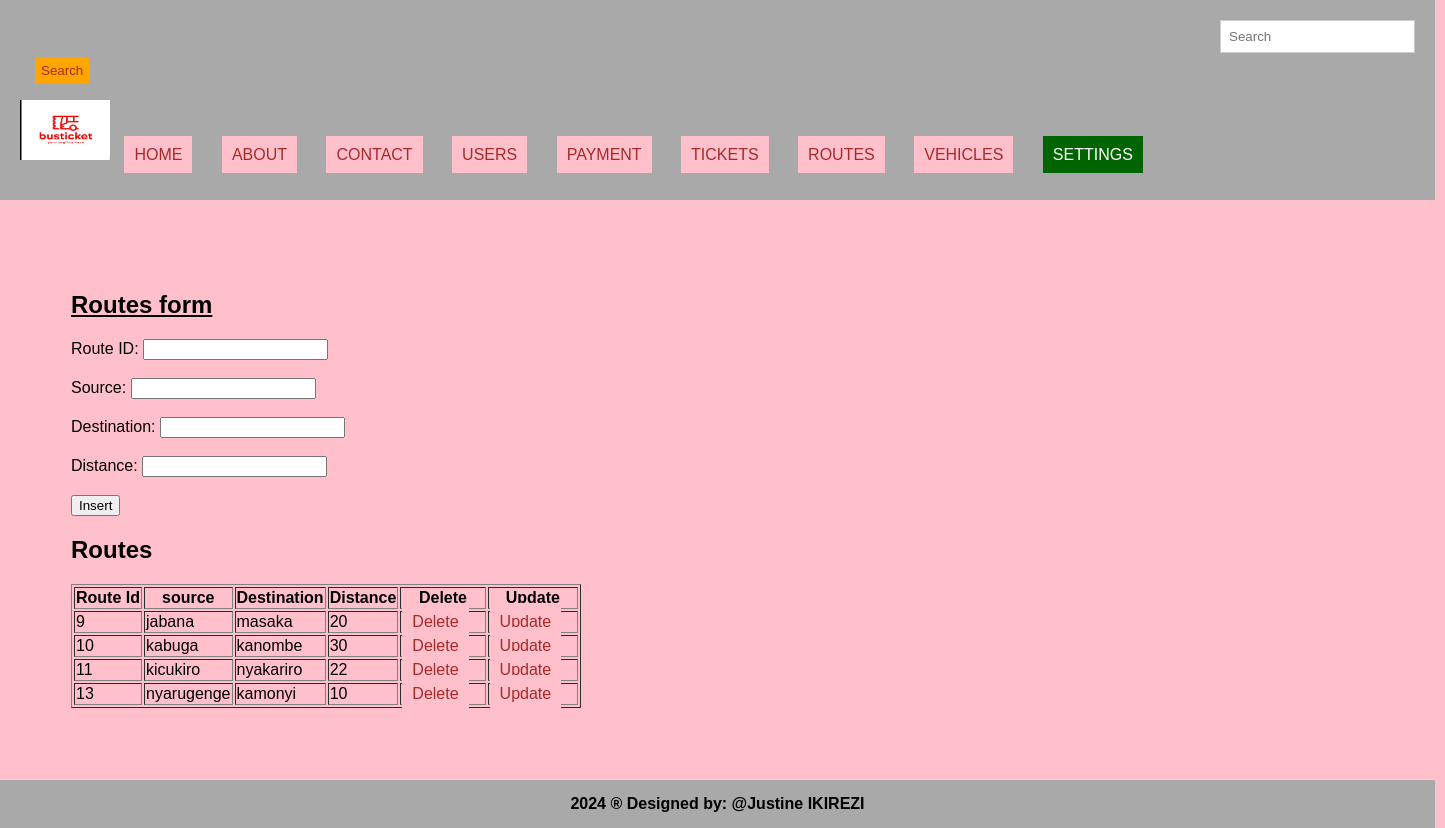
Page /routes.php on the committed database.
### tables this page shows
CREATE TABLE `routes` (
  `route_id` int(11) NOT NULL,
  `source` varchar(100) NOT NULL,
  `destination` varchar(100) NOT NULL,
  `distance` float NOT NULL
);

### routes.php (the view, shortened to what this page needs)
<!DOCTYPE html>
<html lang="en">
<head>
  <link rel="stylesheet" type="text/css" href="style.css" title="style 1" media="screen, tv, projection, handheld, print"/>
</head>
<body bgcolor="pink">
<header>
  <form class="d-flex" role="search" action="search.php">
    <input class="form-control me-2" type="search" placeholder="Search" aria-label="Search">
    <button class="btn btn-outline-success" type="submit">Search</button>
  </form>
  <ul style="list-style-type: none; padding: 0;">
    <li style="display: inline; margin-right: 10px;">
      <img src="./image/logo.png" width="90" height="60" alt="Logo">
    </li>
    <li style="display: inline; margin-right: 10px;"><a href="./home.html">HOME</a></li>
    <li style="display: inline; margin-right: 10px;"><a href="./about.html">ABOUT</a></li>
    <li style="display: inline; margin-right: 10px;"><a href="./contact.html">CONTACT</a></li>
    <li style="display: inline; margin-right: 10px;"><a href="./users.php">USERS</a></li>
    <li style="display: inline; margin-right: 10px;"><a href="./payment.php">PAYMENT</a></li>
    <li style="display: inline; margin-right: 10px;"><a href="./tickets.php">TICKETS</a></li>
    <li style="display: inline; margin-right: 10px;"><a href="./routes.php">ROUTES</a></li>
    <li style="display: inline; margin-right: 10px;"><a href="./vehicles.php">VEHICLES</a></li>
    <li class="dropdown" style="display: inline; margin-right: 10px;">
      <a href="#" style="padding: 10px; color: white; background-color: darkgreen; text-decoration: none; margin-right: 15px;">SETTINGS</a>
    </li>
  </ul>
</header>
<section>
  <h1><u>Routes form</u></h1>
  <form method="post">
    <label for="route_id">Route ID:</label>
    <input type="number" id="route_id" name="route_id"><br><br>
    <label for="source">Source:</label>
    <input type="text" id="source" name="source" required><br><br>
    <label for="destination">Destination:</label>
    <input type="text" id="destination" name="destination" required><br><br>
    <label for="distance">Distance:</label>
    <input type="number" id="distance" name="distance" required><br><br>
    <input type="submit" name="add" value="Insert">
  </form>
  <h2>Routes</h2>
  <table border="1">
    <tr>
      <th>Route Id</th>
      <th>source</th>
      <th>Destination</th>
      <th>Distance</th>
      <th>Delete</th>
      <th>Update</th>
    </tr>
    <?php
    include('db_connection.php');
    $sql = "SELECT * FROM routes";
    $result = $connection->query($sql);
    if ($result->num_rows > 0) {
        while ($row = $result->fetch_assoc()) {
            $route_id = $row['route_id'];
            echo "<tr>
                <td>" . $row['route_id'] . "</td>
                <td>" . $row['source'] . "</td>
                <td>" . $row['destination'] . "</td>
                <td>" . $row['distance'] . "</td>
                <td><a href='delete routes.php?route_id=$route_id'>Delete</a></td>
                <td><a href='update routes.php?route_id=$route_id'>Update</a></td>
              </tr>";
        }
    } else {
        echo "<tr><td colspan='7'>No data found</td></tr>";
    }
    ?>
  </table>
</section>
<footer>
  <center><b>2024 &reg; Designed by: @Justine IKIREZI</b></center>
</footer>
</body>
</html>

### style.css (style rules this page uses)
body { font-family: algerian; margin: 0; padding: 0; }
.form-control { padding: 8px; margin-left: 4px; border: 1px solid #ccc; }
.btn { padding: 6px; background-color: orange; color: brown; border: none; }
.dropdown { position: relative; display: inline; margin-right: 10px; }
body { font-family: Arial,sans-serif; margin:0; padding:0; }
header { background-color:darkgray; padding: 20px; }
.dropdown { position: right; display:right; direction:rtl; }
section { padding:28px; border-bottom: 1px solid #ddd; }
footer { text-align: center; padding: 15px; background-color:seagreen; }
html,body { display:grid; place_items=center; width: 75%; height: 50%; }

### routes.php (style rules this page uses)
a { padding: 10px; color: white; background-color: pink; text-decoration: none; margin-right: 15px; }
a:link { color: brown; }
button.btn { margin-left: 15px; margin-top: 4px; }
input.form-control { margin-left: 1200px; padding: 8px; }
section { padding: 71px; border-bottom: 1px solid #ddd; }
footer { text-align: center; padding: 15px; background-color: darkgray; }

### rows in the picture
routes: route_id "9", source "jabana", destination "masaka", distance "20"
routes: route_id "10", source "kabuga", destination "kanombe", distance "30"
routes: route_id "11", source "kicukiro", destination "nyakariro", distance "22"
routes: route_id "13", source "nyarugenge", destination "kamonyi", distance "10"
